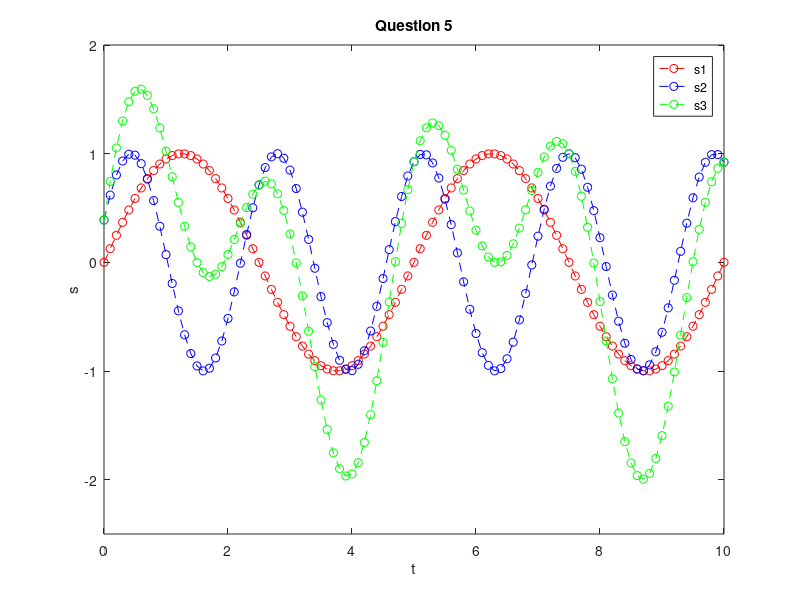

Reproduce this figure in MATLAB.
close all
clear all
clc

%% fifth problem
t = 0:0.1:10;
s1 = sin(2.*pi.*0.2.*t);
s2 = sin(2.*pi.*0.425.*t+0.4);
s3 = s1 + s2;

plot(t, s1, 'r--o')
hold on
plot(t, s2, 'b--o')
hold on
plot(t, s3, 'g--o')

title('Question 5')
xlabel('t')
ylabel('s')

legend('s1', 's2', 's3')

axis([0 10 -2.5 2])